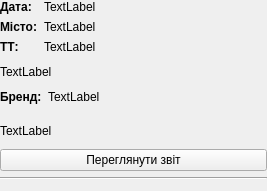
<?xml version="1.0" encoding="UTF-8"?>
<ui version="4.0">
 <class>Reclamation</class>
 <widget class="QWidget" name="Reclamation">
  <property name="geometry">
   <rect>
    <x>0</x>
    <y>0</y>
    <width>267</width>
    <height>191</height>
   </rect>
  </property>
  <property name="windowTitle">
   <string>Form</string>
  </property>
  <layout class="QVBoxLayout" name="verticalLayout">
   <property name="leftMargin">
    <number>0</number>
   </property>
   <property name="topMargin">
    <number>0</number>
   </property>
   <property name="rightMargin">
    <number>0</number>
   </property>
   <item>
    <layout class="QFormLayout" name="formLayout">
     <item row="0" column="0">
      <widget class="QLabel" name="label">
       <property name="font">
        <font>
         <weight>75</weight>
         <bold>true</bold>
        </font>
       </property>
       <property name="text">
        <string>Дата:</string>
       </property>
      </widget>
     </item>
     <item row="0" column="1">
      <widget class="QLabel" name="dateLbl">
       <property name="text">
        <string>TextLabel</string>
       </property>
      </widget>
     </item>
     <item row="1" column="0">
      <widget class="QLabel" name="label_2">
       <property name="font">
        <font>
         <weight>75</weight>
         <bold>true</bold>
        </font>
       </property>
       <property name="text">
        <string>Місто:</string>
       </property>
      </widget>
     </item>
     <item row="1" column="1">
      <widget class="QLabel" name="cityLbl">
       <property name="text">
        <string>TextLabel</string>
       </property>
      </widget>
     </item>
     <item row="2" column="0">
      <widget class="QLabel" name="label_3">
       <property name="font">
        <font>
         <weight>75</weight>
         <bold>true</bold>
        </font>
       </property>
       <property name="text">
        <string>ТТ:</string>
       </property>
      </widget>
     </item>
     <item row="2" column="1">
      <widget class="QLabel" name="shopLbl">
       <property name="text">
        <string>TextLabel</string>
       </property>
      </widget>
     </item>
    </layout>
   </item>
   <item>
    <widget class="QLabel" name="addressLbl">
     <property name="text">
      <string>TextLabel</string>
     </property>
    </widget>
   </item>
   <item>
    <layout class="QFormLayout" name="formLayout_2">
     <item row="0" column="0">
      <widget class="QLabel" name="label_4">
       <property name="font">
        <font>
         <weight>75</weight>
         <bold>true</bold>
        </font>
       </property>
       <property name="text">
        <string>Бренд:</string>
       </property>
      </widget>
     </item>
     <item row="0" column="1">
      <widget class="QLabel" name="nameLbl">
       <property name="text">
        <string>TextLabel</string>
       </property>
      </widget>
     </item>
    </layout>
   </item>
   <item>
    <widget class="QLabel" name="infoLbl">
     <property name="text">
      <string>TextLabel</string>
     </property>
     <property name="wordWrap">
      <bool>true</bool>
     </property>
    </widget>
   </item>
   <item>
    <widget class="QPushButton" name="goReportBtn">
     <property name="text">
      <string>Переглянути звіт</string>
     </property>
    </widget>
   </item>
   <item>
    <widget class="Line" name="line">
     <property name="orientation">
      <enum>Qt::Horizontal</enum>
     </property>
    </widget>
   </item>
  </layout>
 </widget>
 <resources/>
 <connections/>
</ui>
